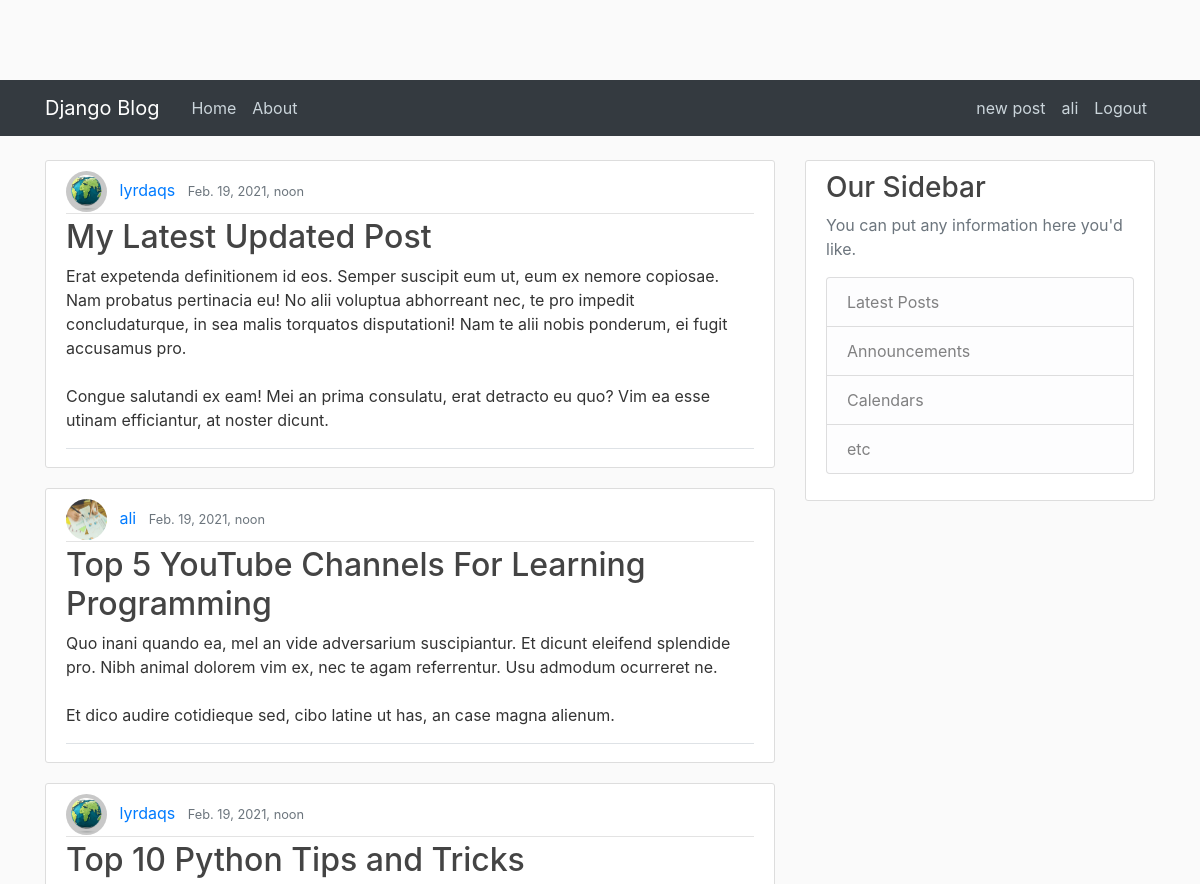
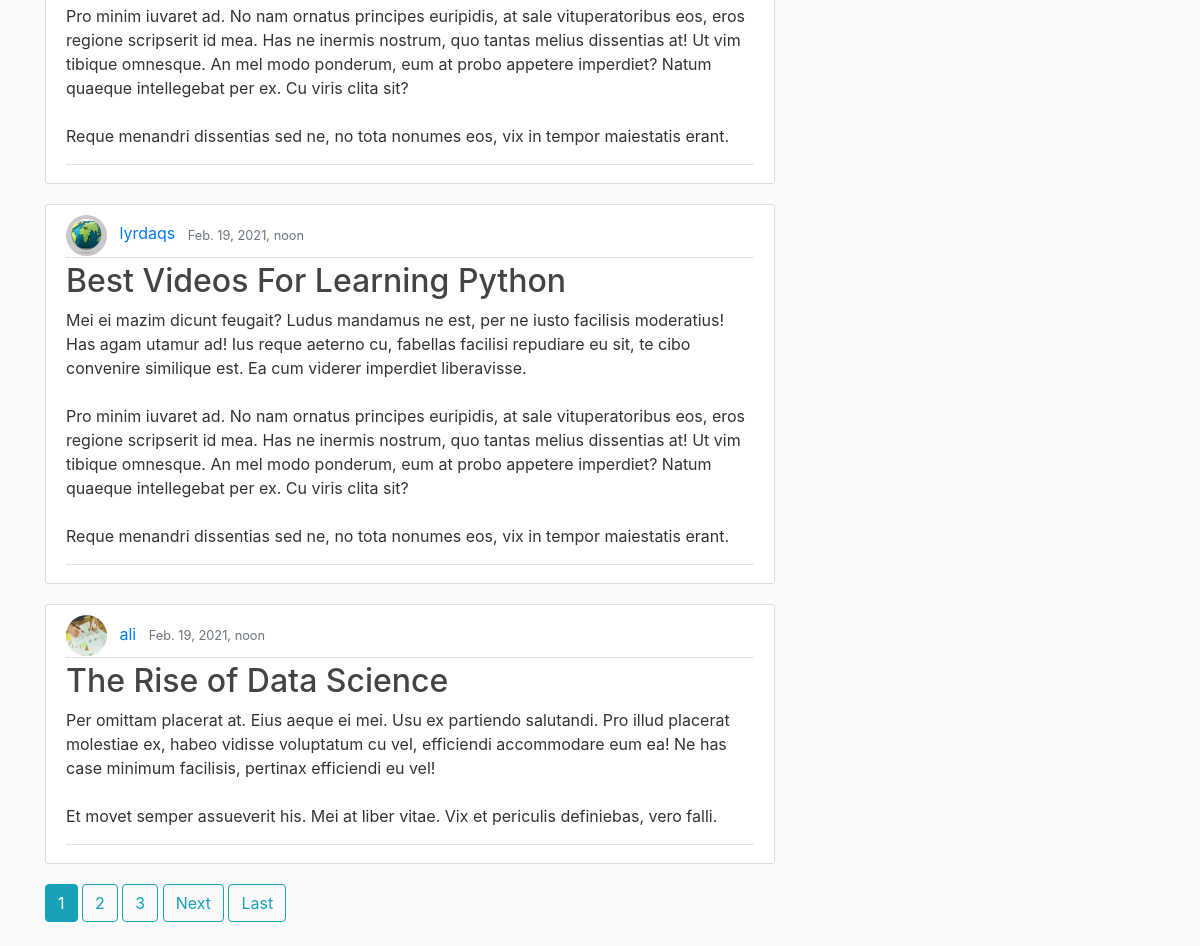
Screenshot of / (signed in) with the database file from the repository (2 pictures, top to bottom).
### posts/models.py (models this page shows, shortened)
class Post(models.Model):
    title = models.CharField(max_length = 100)
    text = models.TextField()
    date_posted = models.DateTimeField(default = timezone.now)
    author = models.ForeignKey(User,on_delete=models.CASCADE)

### users/models.py (models this page shows, shortened)
class Profile(models.Model):
    img = models.ImageField(default='default.jpg', upload_to="user_image")
    user = models.OneToOneField(User,on_delete=models.CASCADE)

### posts/views.py (the view)
# urls.py: path('', PostListView.as_view() , name='blog-home'),
class PostListView(ListView):
    model = Post
    template_name = 'posts/index.html'
    context_object_name = 'posts'
    ordering = ['-date_posted']
    paginate_by = 5

### templates/posts/index.html (shortened to what this page needs)
 {% extends "posts/base.html" %} {% block content %} {% for post in posts %}
<article class="media content-section">
    <div class="media-body border-bottom mb-2">
        <div class="article-metadata">
            <img class="rounded-circle" style="width: 41px;
            height: 41px;margin-right: 8px;" src="{{ post.author.profile.img.url }}">
            <a class="mr-2" href="{% url 'author-posts' post.author.username %}">{{ post.author }}</a>
            <small class="text-muted">{{ post.date_posted }}</small>
        </div>
        <h2><a class="article-title" href="{% url 'post-detail' post.id %}">{{ post.title }}</a></h2>
        <p class="article-content">{{ post.text }}</p>
    </div>
</article>
{% endfor %}
{% if is_paginated %}
      {% for num in page_obj.paginator.page_range %}
        {% if page_obj.number == num %}
          <a class="btn btn-info mb-4" href="?page={{ num }}">{{ num }}</a>
        {% elif num > page_obj.number|add:'-3' and num < page_obj.number|add:'3' %}
          <a class="btn btn-outline-info mb-4" href="?page={{ num }}">{{ num }}</a>
        {% endif %}
      {% endfor %}
      {% if page_obj.has_next %}
        <a class="btn btn-outline-info mb-4" href="?page={{ page_obj.next_page_number }}">Next</a>
        <a class="btn btn-outline-info mb-4" href="?page={{ page_obj.paginator.num_pages }}">Last</a>
      {% endif %}
{% endif %}
{% endblock %}

### templates/posts/base.html (shortened to what this page needs)
{% load static %}
<!DOCTYPE html>
<html>
<head>
    <link rel="stylesheet" href="https://maxcdn.bootstrapcdn.com/bootstrap/4.0.0/css/bootstrap.min.css">
    <link rel="stylesheet" type="text/css" href="{% static 'blog/main.css' %}">
</head>
<body>
    <header class="site-header">
        <nav class="navbar navbar-expand-md navbar-dark bg-dark">
            <div class="container">
                <a class="navbar-brand mr-4" href="{% url 'blog-home' %}">Django Blog</a>
                <div class="collapse navbar-collapse" id="navbarToggle">
                    <div class="navbar-nav mr-auto">
                        <a class="nav-item nav-link" href="{% url 'blog-home' %}">Home</a>
                        <a class="nav-item nav-link" href="{% url 'blog-about' %}">About</a>
                    </div>
                    <div class="navbar-nav">
                        {% if user.is_authenticated %}
                        <a class="nav-item nav-link" href="{% url 'post-create' %}">new post</a>
                        <a class="nav-item nav-link" href="{% url 'user-profile' %}">{{user.username}}</a>
                        <a class="nav-item nav-link" href="{% url 'user-logout' %}">Logout</a> {% else %}
                        <a class="nav-item nav-link" href="{% url 'user-login' %}">Login</a>
                        <a class="nav-item nav-link" href="{% url 'user-register' %}">Register</a> {% endif %}
                    </div>
                </div>
            </div>
        </nav>
    </header>
    <main role="main" class="container mt-4">
        <div class="row">
            <div class="col-md-8">
                 {% block content %}{% endblock %}
            </div>
            <div class="col-md-4">
                <div class="content-section">
                    <h3>Our Sidebar</h3>
                    <p class='text-muted'>You can put any information here you'd like.
                        <ul class="list-group">
                            <li class="list-group-item list-group-item-light">Latest Posts</li>
                            <li class="list-group-item list-group-item-light">Announcements</li>
                            <li class="list-group-item list-group-item-light">Calendars</li>
                            <li class="list-group-item list-group-item-light">etc</li>
                        </ul>
                    </p>
                </div>
            </div>
        </div>
    </main>
</body>
</html>

### static/blog/main.css (style rules this page uses)
body { background: #fafafa; color: #333333; margin-top: 5rem; }
h1, h2, h3, h4, h5, h6 { color: #444444; }
ul { margin: 0; }
.site-header .navbar-nav .nav-link { color: #cbd5db; }
.content-section { background: #ffffff; padding: 10px 20px; border: 1px solid #dddddd; border-radius: 3px; margin-bottom: 20px; }
.article-title { color: #444444; }
.article-content { white-space: pre-line; }
.article-metadata { padding-bottom: 1px; margin-bottom: 4px; border-bottom: 1px solid #e3e3e3 }

### rows the page displays
Post: author.profile.img (picture), author "lyrdaqs", date_posted "Feb. 19, 2021, noon", title "My Latest Updated Post", text "Erat expetenda definitionem id eos. Semper suscipit eum ut, eum ex nemore copiosae. Nam probatus pertinacia eu! No alii voluptua abhorreant nec, te pro impedit concludaturque, in sea malis torquatos disputationi! Nam te alii nobis ponderum, ei fugit accusamus pro. Congue salutandi ex eam! Mei an prima consulatu, erat detracto eu quo? Vim ea esse utinam efficiantur, at noster dicunt."
Post: author.profile.img (placeholder picture), author "ali", date_posted "Feb. 19, 2021, noon", title "Top 5 YouTube Channels For Learning Programming", text "Quo inani quando ea, mel an vide adversarium suscipiantur. Et dicunt eleifend splendide pro. Nibh animal dolorem vim ex, nec te agam referrentur. Usu admodum ocurreret ne. Et dico audire cotidieque sed, cibo latine ut has, an case magna alienum."
Post: author.profile.img (picture), author "lyrdaqs", date_posted "Feb. 19, 2021, noon", title "Top 10 Python Tips and Tricks", text "Pro minim iuvaret ad. No nam ornatus principes euripidis, at sale vituperatoribus eos, eros regione scripserit id mea. Has ne inermis nostrum, quo tantas melius dissentias at! Ut vim tibique omnesque. An mel modo ponderum, eum at probo appetere imperdiet? Natum quaeque intellegebat per ex. Cu viris clita sit? Reque menandri dissentias sed ne, no tota nonumes eos, vix in tempor maiestatis erant."
Post: author.profile.img (picture), author "lyrdaqs", date_posted "Feb. 19, 2021, noon", title "Best Videos For Learning Python", text "Mei ei mazim dicunt feugait? Ludus mandamus ne est, per ne iusto facilisis moderatius! Has agam utamur ad! Ius reque aeterno cu, fabellas facilisi repudiare eu sit, te cibo convenire similique est. Ea cum viderer imperdiet liberavisse. Pro minim iuvaret ad. No nam ornatus principes euripidis, at sale vituperatoribus eos, eros regione scripserit id mea. Has ne inermis nostrum, quo tantas melius dissentias at! Ut vim tibique omnesque. An mel modo ponderum, eum at probo appetere imperdiet? Natum quaeque intellegebat per ex. Cu viris clita sit? Reque menandri dissentias sed ne, no tota nonumes eos, vix in tempor maiestatis erant."
Post: author.profile.img (placeholder picture), author "ali", date_posted "Feb. 19, 2021, noon", title "The Rise of Data Science", text "Per omittam placerat at. Eius aeque ei mei. Usu ex partiendo salutandi. Pro illud placerat molestiae ex, habeo vidisse voluptatum cu vel, efficiendi accommodare eum ea! Ne has case minimum facilisis, pertinax efficiendi eu vel! Et movet semper assueverit his. Mei at liber vitae. Vix et periculis definiebas, vero falli."

### other values shown
{{ user.username }} "ali"
{{ num }} "1"
{{ num }} "2" "3"
